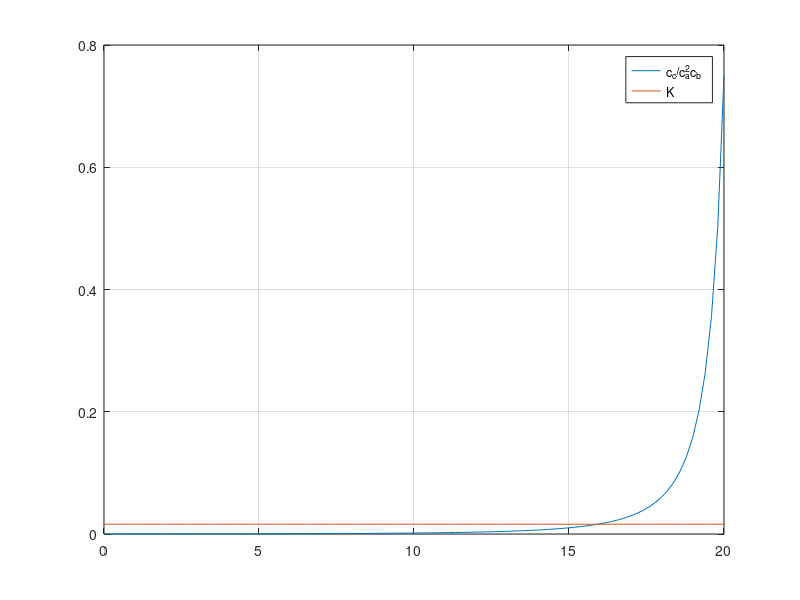

Reproduce this figure in MATLAB.
K = 0.016; c_a0 = 42; c_b0 = 28; c_c0 = 4;
xl = 0; xu = 20;
f =@(x) (c_c0+x)./(c_a0-2*x).^2./(c_b0-x) - K;
x = linspace(xl,xu);
plot(x,f(x)+K,x,K*ones(1,100))
legend('c_c/c_a^2c_b','K'), grid on

xr = xl; ea = 100;
while (1)
    xrold = xr;
    xr = (xl + xu)/2;
    if xr ~= 0
        ea = abs((xr - xrold)/xr) * 100;
    end
    test = f(xl)*f(xr);
    if test < 0
        xu = xr;
    elseif test > 0
        xl = xr;
    else
        ea = 0;
    end
    if ea <= 0.5, break, end
end
fprintf('x = %f\n',xr)
